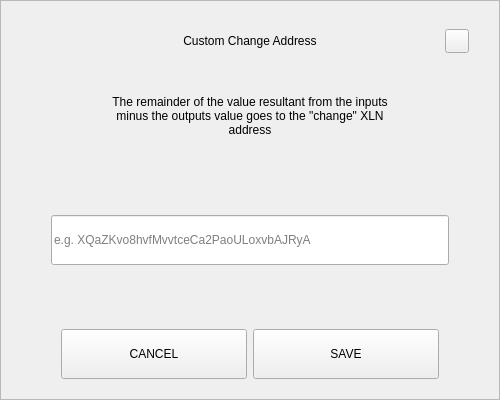
<?xml version="1.0" encoding="UTF-8"?>
<ui version="4.0">
 <class>SendChangeAddressDialog</class>
 <widget class="QDialog" name="SendChangeAddressDialog">
  <property name="geometry">
   <rect>
    <x>0</x>
    <y>0</y>
    <width>500</width>
    <height>400</height>
   </rect>
  </property>
  <property name="windowTitle">
   <string>Dialog</string>
  </property>
  <layout class="QVBoxLayout" name="verticalLayout">
   <property name="spacing">
    <number>0</number>
   </property>
   <property name="leftMargin">
    <number>0</number>
   </property>
   <property name="topMargin">
    <number>0</number>
   </property>
   <property name="rightMargin">
    <number>0</number>
   </property>
   <property name="bottomMargin">
    <number>0</number>
   </property>
   <item>
    <widget class="QFrame" name="frame">
     <property name="styleSheet">
      <string notr="true"/>
     </property>
     <property name="frameShape">
      <enum>QFrame::StyledPanel</enum>
     </property>
     <property name="frameShadow">
      <enum>QFrame::Raised</enum>
     </property>
     <layout class="QVBoxLayout" name="verticalLayout_2" stretch="0,0,0,0,0,0,0">
      <property name="spacing">
       <number>0</number>
      </property>
      <property name="leftMargin">
       <number>30</number>
      </property>
      <property name="topMargin">
       <number>20</number>
      </property>
      <property name="rightMargin">
       <number>30</number>
      </property>
      <property name="bottomMargin">
       <number>20</number>
      </property>
      <item>
       <layout class="QHBoxLayout" name="horizontalLayout_3">
        <property name="spacing">
         <number>0</number>
        </property>
        <item>
         <spacer name="horizontalSpacer_2">
          <property name="orientation">
           <enum>Qt::Horizontal</enum>
          </property>
          <property name="sizeHint" stdset="0">
           <size>
            <width>40</width>
            <height>20</height>
           </size>
          </property>
         </spacer>
        </item>
        <item>
         <widget class="QLabel" name="labelTitle">
          <property name="minimumSize">
           <size>
            <width>0</width>
            <height>40</height>
           </size>
          </property>
          <property name="maximumSize">
           <size>
            <width>16777215</width>
            <height>40</height>
           </size>
          </property>
          <property name="styleSheet">
           <string notr="true">padding-left:24px;</string>
          </property>
          <property name="text">
           <string>Custom Change Address</string>
          </property>
          <property name="alignment">
           <set>Qt::AlignCenter</set>
          </property>
          <property name="margin">
           <number>7</number>
          </property>
         </widget>
        </item>
        <item>
         <spacer name="horizontalSpacer">
          <property name="orientation">
           <enum>Qt::Horizontal</enum>
          </property>
          <property name="sizeHint" stdset="0">
           <size>
            <width>40</width>
            <height>20</height>
           </size>
          </property>
         </spacer>
        </item>
        <item>
         <widget class="QPushButton" name="btnEsc">
          <property name="minimumSize">
           <size>
            <width>24</width>
            <height>24</height>
           </size>
          </property>
          <property name="maximumSize">
           <size>
            <width>24</width>
            <height>24</height>
           </size>
          </property>
          <property name="focusPolicy">
           <enum>Qt::NoFocus</enum>
          </property>
          <property name="text">
           <string/>
          </property>
         </widget>
        </item>
       </layout>
      </item>
      <item>
       <spacer name="verticalSpacer_2">
        <property name="orientation">
         <enum>Qt::Vertical</enum>
        </property>
        <property name="sizeType">
         <enum>QSizePolicy::Fixed</enum>
        </property>
        <property name="sizeHint" stdset="0">
         <size>
          <width>20</width>
          <height>20</height>
         </size>
        </property>
       </spacer>
      </item>
      <item alignment="Qt::AlignHCenter">
       <widget class="QLabel" name="labelMessage">
        <property name="minimumSize">
         <size>
          <width>0</width>
          <height>70</height>
         </size>
        </property>
        <property name="text">
         <string>The remainder of the value resultant from the inputs minus the outputs value goes to the &quot;change&quot; XLN address</string>
        </property>
        <property name="alignment">
         <set>Qt::AlignCenter</set>
        </property>
        <property name="wordWrap">
         <bool>true</bool>
        </property>
       </widget>
      </item>
      <item>
       <spacer name="verticalSpacer_3">
        <property name="orientation">
         <enum>Qt::Vertical</enum>
        </property>
        <property name="sizeHint" stdset="0">
         <size>
          <width>20</width>
          <height>40</height>
         </size>
        </property>
       </spacer>
      </item>
      <item>
       <layout class="QHBoxLayout" name="horizontalLayout_2">
        <property name="spacing">
         <number>0</number>
        </property>
        <property name="leftMargin">
         <number>20</number>
        </property>
        <property name="rightMargin">
         <number>20</number>
        </property>
        <item>
         <widget class="QLineEdit" name="lineEditAddress">
          <property name="minimumSize">
           <size>
            <width>0</width>
            <height>50</height>
           </size>
          </property>
          <property name="placeholderText">
           <string notr="true">e.g. XQaZKvo8hvfMvvtceCa2PaoULoxvbAJRyA</string>
          </property>
         </widget>
        </item>
       </layout>
      </item>
      <item>
       <spacer name="verticalSpacer">
        <property name="orientation">
         <enum>Qt::Vertical</enum>
        </property>
        <property name="sizeHint" stdset="0">
         <size>
          <width>20</width>
          <height>40</height>
         </size>
        </property>
       </spacer>
      </item>
      <item>
       <layout class="QHBoxLayout" name="horizontalLayout" stretch="2,2">
        <property name="spacing">
         <number>6</number>
        </property>
        <property name="leftMargin">
         <number>30</number>
        </property>
        <property name="rightMargin">
         <number>30</number>
        </property>
        <item>
         <widget class="QPushButton" name="btnCancel">
          <property name="minimumSize">
           <size>
            <width>180</width>
            <height>50</height>
           </size>
          </property>
          <property name="focusPolicy">
           <enum>Qt::NoFocus</enum>
          </property>
          <property name="text">
           <string>CANCEL</string>
          </property>
         </widget>
        </item>
        <item>
         <widget class="QPushButton" name="btnSave">
          <property name="minimumSize">
           <size>
            <width>180</width>
            <height>50</height>
           </size>
          </property>
          <property name="focusPolicy">
           <enum>Qt::NoFocus</enum>
          </property>
          <property name="text">
           <string>SAVE</string>
          </property>
         </widget>
        </item>
       </layout>
      </item>
     </layout>
    </widget>
   </item>
  </layout>
 </widget>
 <resources/>
 <connections/>
</ui>
